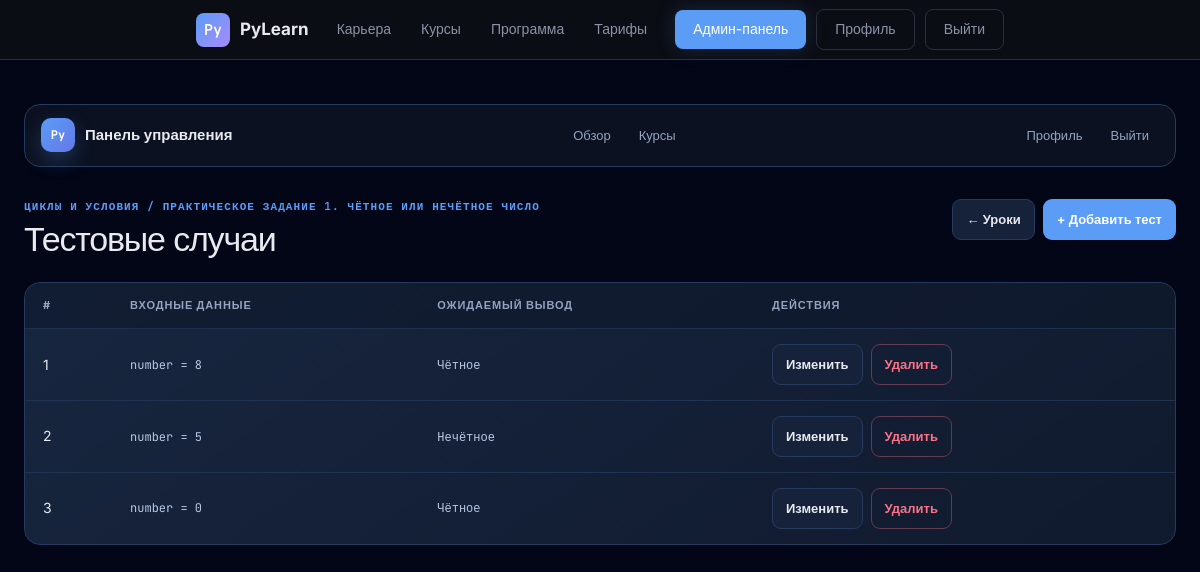
Screenshot of /adminpanel/lessons/53/testcases/ (signed in) with the database file from the repository.
### courses/models.py (models this page shows)
class Lesson(models.Model):
    module = models.ForeignKey(Module, related_name='lessons', on_delete=models.CASCADE)
    title = models.CharField(max_length=200, verbose_name='Название')
    lesson_type = models.CharField(
        max_length=20,
        choices=(('text','Текст'),('video','Видео'),('task','Задача')),
        verbose_name='Тип урока',
        default='text'
    )
    content = models.TextField(blank=True, verbose_name='Описание задачи')  # описание задачи
    order = models.PositiveIntegerField(default=0, verbose_name='Порядок выполнения')
    input_description = models.TextField(blank=True, verbose_name='Входные данные')
    output_description = models.TextField(blank=True, verbose_name='Выходные данные')
    code_template = models.TextField(blank=True, verbose_name="Шаблон кода")
    video_url = models.URLField(blank=True, null=True)

class Module(models.Model):
    course = models.ForeignKey(Course, related_name='modules', on_delete=models.CASCADE)
    title = models.CharField(max_length=200)
    order = models.PositiveIntegerField()
    class Meta:
        ordering = ['order']

class TestCase(models.Model):
    lesson = models.ForeignKey(Lesson, related_name='testcases', on_delete=models.CASCADE)
    input_data = models.TextField(blank=True)
    expected_output = models.TextField()
    order = models.PositiveIntegerField(default=0)

### users/decorators.py (the view)
    def wrapper(request, *args, **kwargs):
        if not request.user.is_authenticated or request.user.role != "admin":
            return redirect("users:signin")
        return view_func(request, *args, **kwargs)

### adminpanel/views.py (called while the page is built)
@admin_required
def testcase_list(request, lesson_id):
    lesson = get_object_or_404(Lesson, id=lesson_id)
    testcases = lesson.testcases.all()
    return render(request, "adminpanel/testcase_list.html", {"lesson": lesson,"testcases": testcases})

### adminpanel/templates/adminpanel/testcase_list.html
{% extends 'adminpanel/base.html' %}
{% block admin_content %}
<div class="admin-header"><div><p class="admin-eyebrow">{{ lesson.module.title }} / {{ lesson.title }}</p><h1 class="admin-heading">Тестовые случаи</h1></div><div class="admin-actions"><a href="{% url 'adminpanel:module_lessons' lesson.module.id %}" class="admin-button secondary">← Уроки</a><a href="{% url 'adminpanel:add_testcase' lesson.id %}" class="admin-button">+ Добавить тест</a></div></div>
<div class="admin-table-wrap"><table class="admin-table"><thead><tr><th>#</th><th>Входные данные</th><th>Ожидаемый вывод</th><th>Действия</th></tr></thead><tbody>{% for tc in testcases %}<tr><td>{{ forloop.counter }}</td><td><pre>{{ tc.input_data }}</pre></td><td><pre>{{ tc.expected_output }}</pre></td><td><div class="admin-actions"><a class="admin-button secondary" href="{% url 'adminpanel:edit_testcase' tc.id %}">Изменить</a><a class="admin-button danger" href="{% url 'adminpanel:delete_testcase' tc.id %}" onclick="return confirm('Удалить тест?');">Удалить</a></div></td></tr>{% empty %}<tr><td colspan="4" class="admin-empty">Тестов пока нет.</td></tr>{% endfor %}</tbody></table></div>
{% endblock %}

### static/css/theme.css (style rules this page uses)
:root { --bg-base: #0d0f14; --bg-surface: #141720; --bg-card: #1a1e2b; --bg-hover: #212636; --border: #2a2f40; --border-light: #323848; --text-primary: #e8eaf0; --text-secondary:#8b92a8; --text-muted: #555d72; --accent: #5b9cf6; --accent-glow: rgba(91,156,246,.18); --accent-dim: rgba(91,156,246,.08); --green: #3dd68c; --green-dim: rgba(61,214,140,.1); --orange: #f5a524; --orange-dim: rgba(245,165,36,.1); --red: #f55; --radius: 10px; --radius-lg:16px; --font-mono: 'JetBrains Mono', monospace; --font-sans: 'Inter', sans-serif; }
*, *::before, *::after { box-sizing: border-box; margin: 0; padding: 0; }
html { scroll-behavior: smooth; }
body { background: var(--bg-base); color: var(--text-primary); font-family: var(--font-sans); font-size: 15px; line-height: 1.6; }
a { color: inherit; }

### adminpanel/static/css/admin.css (style rules this page uses)
.admin-nav,.admin-user,.admin-actions,.admin-tabs,.admin-form-actions { display:flex; align-items:center; gap:8px; flex-wrap:wrap; }
.admin-eyebrow { color:var(--admin-blue); font:600 11px var(--font-mono); letter-spacing:.1em; text-transform:uppercase; margin-bottom:6px; }
.admin-heading { font-size:clamp(26px,4vw,34px); line-height:1.15; margin:0; letter-spacing:-.035em; }
.admin-header { display:flex; align-items:flex-start; justify-content:space-between; gap:20px; margin-bottom:24px; }
.admin-button { display:inline-flex; align-items:center; justify-content:center; gap:7px; border:1px solid transparent; border-radius:9px; padding:9px 13px; color:#fff; background:var(--admin-blue); text-decoration:none; font-size:13px; font-weight:600; cursor:pointer; transition:.18s; }
.admin-button.secondary { color:var(--text-primary); background:var(--admin-card); border-color:var(--admin-border); }
.admin-button.danger { background:transparent; color:var(--admin-danger); border-color:rgba(251,113,133,.35); }
.admin-stat,.admin-card,.admin-form,.admin-table-wrap { background:linear-gradient(145deg,rgba(24,39,65,.96),rgba(17,27,47,.96)); border:1px solid var(--admin-border); border-radius:16px; }
.admin-table-wrap { overflow-x:auto; }
.admin-table { width:100%; border-collapse:collapse; min-width:640px; }
.admin-table th { text-align:left; color:var(--admin-muted); font-size:11px; letter-spacing:.08em; text-transform:uppercase; padding:14px 18px; background:rgba(13,23,40,.55); }
.admin-table td { padding:15px 18px; border-top:1px solid rgba(38,59,93,.7); font-size:14px; }
.admin-table pre { white-space:pre-wrap; color:#b9c9e5; font:12px var(--font-mono); margin:0; }

### rows the page displays
Lesson: module "ЦИКЛЫ И УСЛОВИЯ", title "ПРАКТИЧЕСКОЕ ЗАДАНИЕ 1. ЧЁТНОЕ ИЛИ НЕЧЁТНОЕ ЧИСЛО"
TestCase: input_data "number = 8", expected_output "Чётное"
TestCase: input_data "number = 5", expected_output "Нечётное"
TestCase: input_data "number = 0", expected_output "Чётное"
